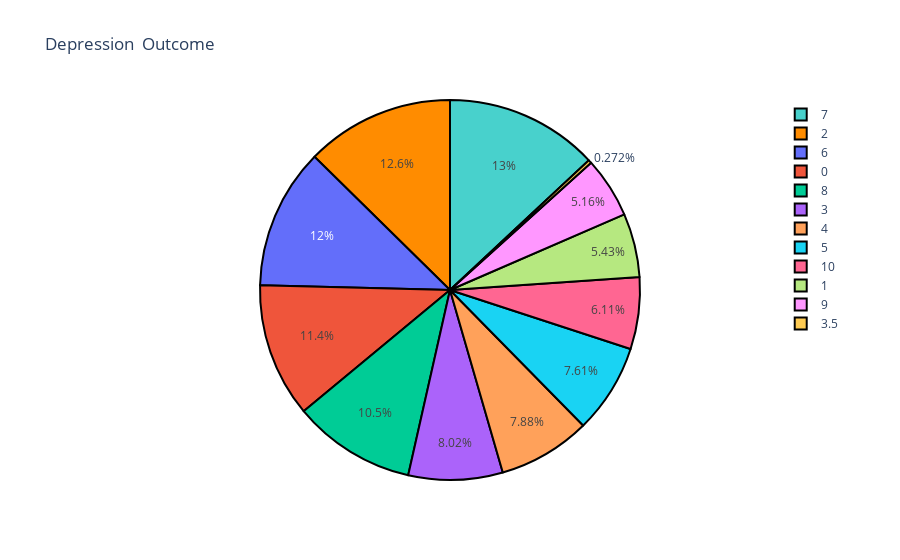

The notebook cell this image was saved under:
### Markdown cell above
### Observation

* __Highest percentage of those people who give 8 self_rating for their Anxiety and the number of people are 115.__ 
<br>

* __Lowest percentage of those people who give 1 self_rating for their Anxiety and the number of people are 29.__
<br>

### Code cell
dist = df['Depression'].value_counts()
colors = ['mediumturquoise', 'darkorange']
trace = go.Pie(values=(np.array(dist)),labels=dist.index)
layout = go.Layout(title='Depression  Outcome')
data = [trace]
fig = go.Figure(trace,layout)
fig.update_traces(marker=dict(colors=colors, line=dict(color='#000000', width=2)))
fig.show()

### Figure 1 — Plotly figure (JSON) as saved in the notebook; plotly's stock layout.template omitted (floating-point values rounded to 4 significant figures)
{"data": [{"labels": [7, 2, 6, 0, 8, 3, 4, 5, 10, 1, 9, 3.5], "marker": {"colors": ["mediumturquoise", "darkorange"], "line": {"color": "#000000", "width": 2}}, "type": "pie", "values": [96, 93, 88, 84, 77, 59, 58, 56, 45, 40, 38, 2]}], "layout": {"title": {"text": "Depression  Outcome"}}}
